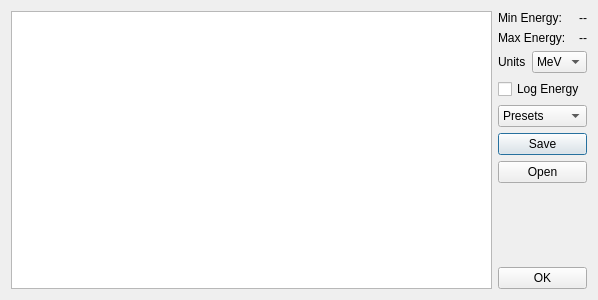
<?xml version="1.0" encoding="UTF-8"?>
<ui version="4.0">
 <class>EnergyDialog</class>
 <widget class="QDialog" name="EnergyDialog">
  <property name="geometry">
   <rect>
    <x>0</x>
    <y>0</y>
    <width>598</width>
    <height>300</height>
   </rect>
  </property>
  <property name="windowTitle">
   <string>Dialog</string>
  </property>
  <layout class="QHBoxLayout" name="horizontalLayout">
   <item>
    <widget class="EnergyGraphicsView" name="graphicsView">
     <property name="sizePolicy">
      <sizepolicy hsizetype="Expanding" vsizetype="Expanding">
       <horstretch>0</horstretch>
       <verstretch>0</verstretch>
      </sizepolicy>
     </property>
    </widget>
   </item>
   <item>
    <layout class="QVBoxLayout" name="verticalLayout">
     <item>
      <layout class="QHBoxLayout" name="horizontalLayout_3">
       <item>
        <widget class="QLabel" name="label">
         <property name="sizePolicy">
          <sizepolicy hsizetype="Minimum" vsizetype="Preferred">
           <horstretch>0</horstretch>
           <verstretch>0</verstretch>
          </sizepolicy>
         </property>
         <property name="text">
          <string>Min Energy:</string>
         </property>
        </widget>
       </item>
       <item>
        <widget class="QLabel" name="energyMinLabel">
         <property name="text">
          <string>--</string>
         </property>
         <property name="alignment">
          <set>Qt::AlignRight|Qt::AlignTrailing|Qt::AlignVCenter</set>
         </property>
        </widget>
       </item>
      </layout>
     </item>
     <item>
      <layout class="QHBoxLayout" name="horizontalLayout_4">
       <item>
        <widget class="QLabel" name="label_5">
         <property name="sizePolicy">
          <sizepolicy hsizetype="Minimum" vsizetype="Preferred">
           <horstretch>0</horstretch>
           <verstretch>0</verstretch>
          </sizepolicy>
         </property>
         <property name="text">
          <string>Max Energy:</string>
         </property>
        </widget>
       </item>
       <item>
        <widget class="QLabel" name="energyMaxLabel">
         <property name="text">
          <string>--</string>
         </property>
         <property name="alignment">
          <set>Qt::AlignRight|Qt::AlignTrailing|Qt::AlignVCenter</set>
         </property>
        </widget>
       </item>
      </layout>
     </item>
     <item>
      <layout class="QHBoxLayout" name="horizontalLayout_5">
       <item>
        <widget class="QLabel" name="label_6">
         <property name="sizePolicy">
          <sizepolicy hsizetype="Minimum" vsizetype="Preferred">
           <horstretch>0</horstretch>
           <verstretch>0</verstretch>
          </sizepolicy>
         </property>
         <property name="text">
          <string>Units</string>
         </property>
        </widget>
       </item>
       <item>
        <widget class="QComboBox" name="energyUnitComboBox">
         <property name="sizePolicy">
          <sizepolicy hsizetype="Preferred" vsizetype="Fixed">
           <horstretch>0</horstretch>
           <verstretch>0</verstretch>
          </sizepolicy>
         </property>
         <item>
          <property name="text">
           <string>MeV</string>
          </property>
         </item>
         <item>
          <property name="text">
           <string>keV</string>
          </property>
         </item>
         <item>
          <property name="text">
           <string>eV</string>
          </property>
         </item>
        </widget>
       </item>
      </layout>
     </item>
     <item>
      <widget class="QCheckBox" name="energyLogXCheckBox">
       <property name="text">
        <string>Log Energy</string>
       </property>
      </widget>
     </item>
     <item>
      <widget class="QComboBox" name="energyPresetComboBox">
       <item>
        <property name="text">
         <string>Presets</string>
        </property>
       </item>
       <item>
        <property name="text">
         <string>CT (19)</string>
        </property>
       </item>
       <item>
        <property name="text">
         <string>Uniform</string>
        </property>
       </item>
      </widget>
     </item>
     <item>
      <widget class="QPushButton" name="energySavePushButton">
       <property name="text">
        <string>Save</string>
       </property>
      </widget>
     </item>
     <item>
      <widget class="QPushButton" name="energyOpenPushButton">
       <property name="text">
        <string>Open</string>
       </property>
      </widget>
     </item>
     <item>
      <spacer name="verticalSpacer">
       <property name="orientation">
        <enum>Qt::Vertical</enum>
       </property>
       <property name="sizeType">
        <enum>QSizePolicy::Expanding</enum>
       </property>
       <property name="sizeHint" stdset="0">
        <size>
         <width>20</width>
         <height>40</height>
        </size>
       </property>
      </spacer>
     </item>
     <item>
      <widget class="QPushButton" name="energyOkPushButton">
       <property name="text">
        <string>OK</string>
       </property>
      </widget>
     </item>
    </layout>
   </item>
  </layout>
 </widget>
 <customwidgets>
  <customwidget>
   <class>EnergyGraphicsView</class>
   <extends>QGraphicsView</extends>
   <header>gui/energydialog.h</header>
  </customwidget>
 </customwidgets>
 <resources/>
 <connections/>
</ui>
